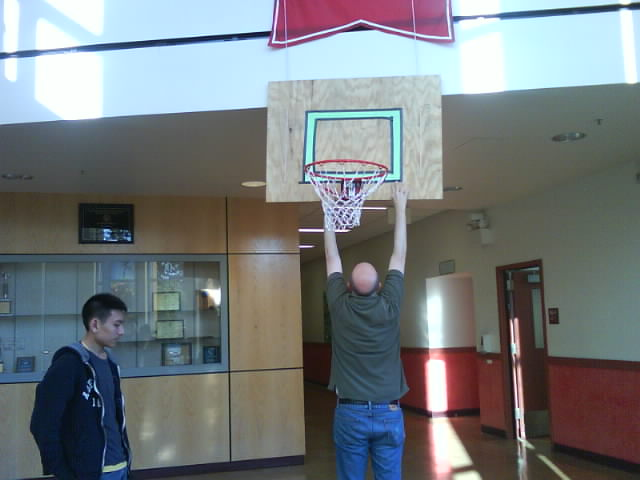
//> input picture resources/input/DSC03612.JPG, 640 x 480 px, given in place of the camera
$ ./proto   (built with g++ and OpenCV 4)
//> lines starting //> are read from the running program, lines starting //| are printed output that depends on the picture; after the words box and inside, x2 and y2 are one past the last pixel; in counts of white or black regions, pixels touching at a corner belong together
//> further down, frame is the input picture: 480 rows x 640 cols, CV_8UC3; mean B, G, R 124.6, 122, 116.3
#include <opencv2/opencv.hpp>
#include <iostream>
#include <vector>
#include <cstdio>
#include <csignal>

#define RGB(r,g,b) Scalar(b,g,r)
#define CAM true

using namespace std;
using namespace cv;

string outputWin = "Output";
string otherWin = "Other";

VideoWriter *writer = new VideoWriter ();
int poly = 0;
int thres = 0;

void topleft (vector<Point>& pts)
{
	int mini = 0;
	int minv = numeric_limits<int>::max ();
	for (int i = 0; i < pts.size (); i++)
	{
		Point& pt = pts[i];
		int v = pt.x + pt.y;
		if (v < minv)
		{
			mini = i;
			minv = v;
		}
	}

	if (mini > 0)
		rotate (pts.begin (), pts.begin () + mini, pts.end ());
}

void process (Mat& frame, Mat& output, Mat &other)
{
	Mat gray, bin;
	cvtColor (frame, gray, CV_RGB2GRAY);
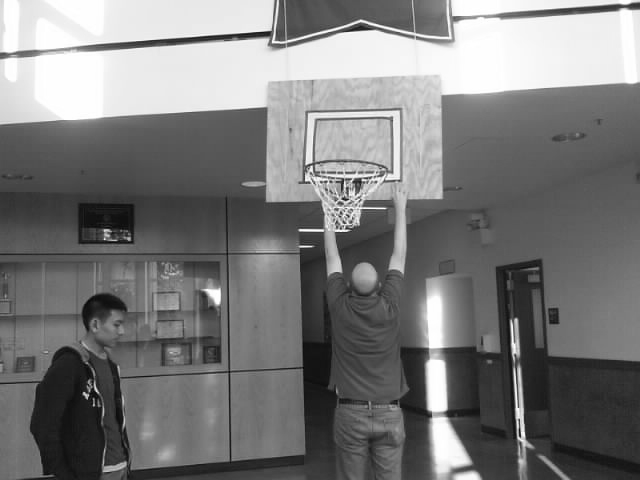
//> gray: 480 rows x 640 cols, CV_8UC1; min 3, max 255, mean 122.1
	compare (gray, thres, bin, CMP_GE);
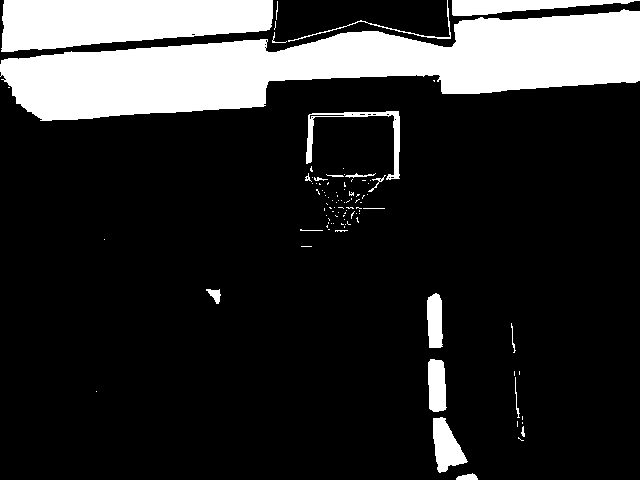
//> bin: 480 rows x 640 cols, CV_8UC1; 17.9% white; 99 white regions (77 under 20 px), largest, box (x1, y1, x2, y2) and area: (0, 9, 640, 121) 37391, (1, 0, 273, 52) 11055, (452, 0, 640, 16) 1719

	const int iterations = 4;
	dilate (bin, bin, Mat (), Point (-1, -1), iterations);
	erode (bin, bin, Mat (), Point (-1, -1), iterations);
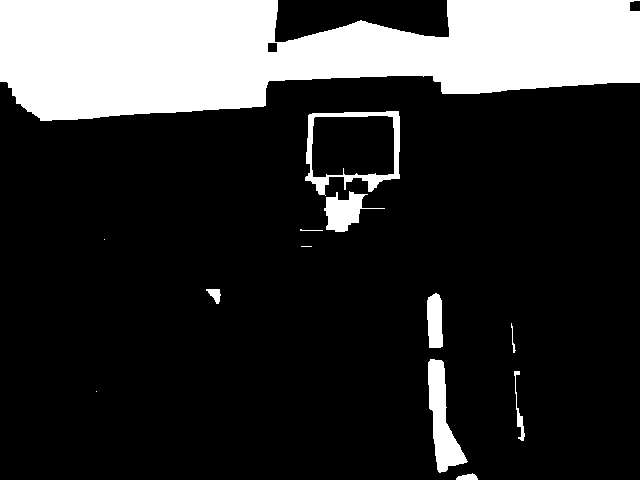
//> bin: 480 rows x 640 cols, CV_8UC1; 20.1% white; 13 white regions (3 under 20 px)

	cvtColor (gray, output, CV_GRAY2RGB);
	other = bin;

	vector< vector<Point> > contours;
	vector<Vec4i> hierarchy;
	{
		Mat fc = bin.clone ();
		findContours (fc, contours, hierarchy, CV_RETR_TREE, CV_CHAIN_APPROX_TC89_KCOS);
//> contours = 15 contours, 5 with area under 20; largest, box (x1, y1, x2, y2) and area: (0, 0, 640, 121) 54824, (305, 111, 400, 196) 6358, (311, 115, 395, 178) 4873, (428, 359, 468, 473) 1956, (324, 191, 385, 232) 1054
	}

	// find rectangles
	vector<bool> isrect (contours.size (), false);
	vector< vector<Point> > rect (contours.size ());
//> rect = 15 empty contours

	allcontours:
	for (int i = 0; i < contours.size (); i++)
	{
		vector<Point> ctpts = contours[i];
//> (the run ends here: the program stops with an error, at `convexHull (ctpts, ctpts);`)

$ run again, on resources/input/DSC03613.JPG
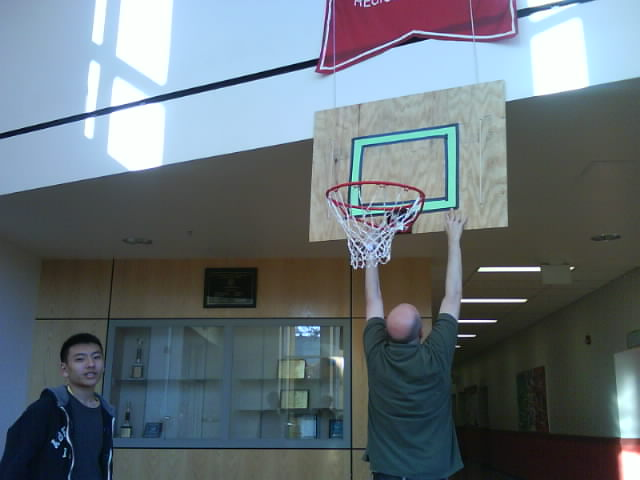
//> input picture resources/input/DSC03613.JPG, 640 x 480 px, given in place of the camera
//> frame is the input picture: 480 rows x 640 cols, CV_8UC3; mean B, G, R 118.5, 112, 100.9
//> in process, `cvtColor (frame, gray, CV_RGB2GRAY);`:
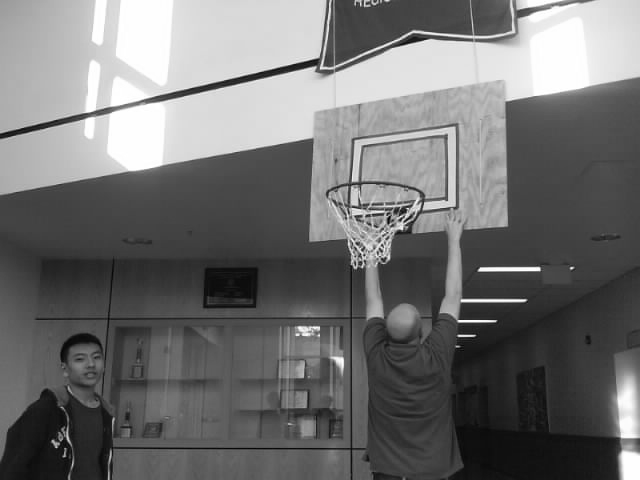
//> gray: 480 rows x 640 cols, CV_8UC1; min 4, max 255, mean 112.6
//> in process, `erode (bin, bin, Mat (), Point (-1, -1), iterations);`:
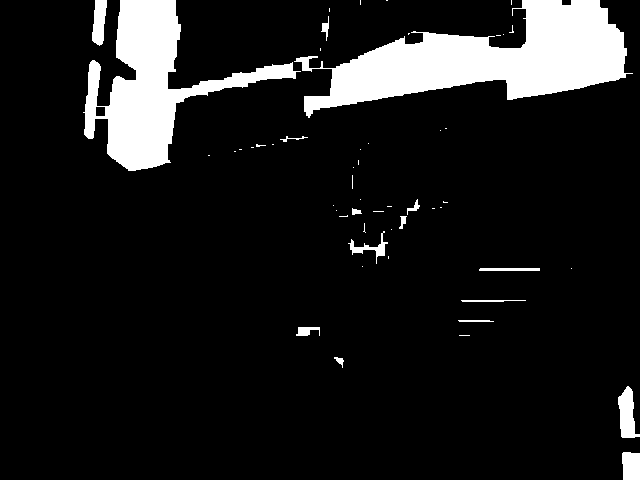
//> bin: 480 rows x 640 cols, CV_8UC1; 10.9% white; 53 white regions (37 under 20 px)
//> contours = 54 contours, 38 with area under 20; largest, box (x1, y1, x2, y2) and area: (294, 0, 633, 118) 17830, (83, 0, 301, 171) 12054, (618, 386, 640, 438) 638, (92, 0, 107, 46) 455, (622, 452, 640, 480) 442
//> rect = 54 empty contours
